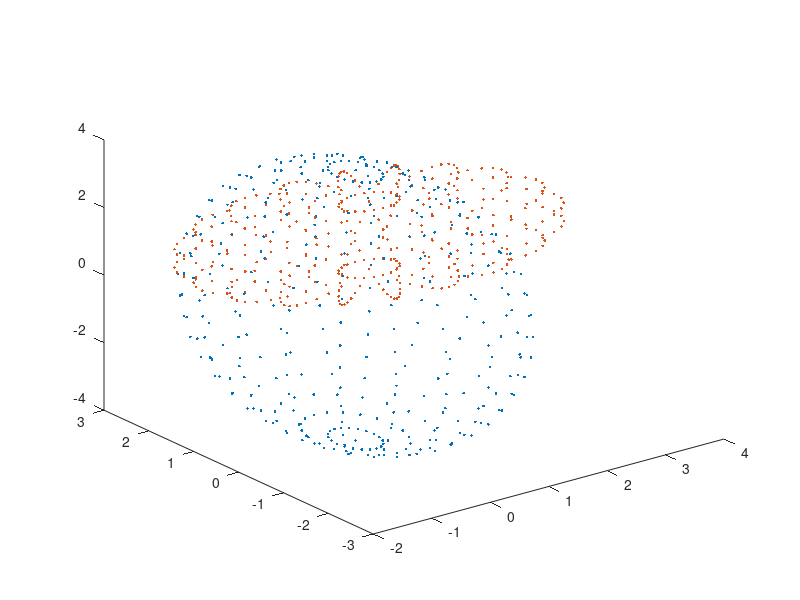
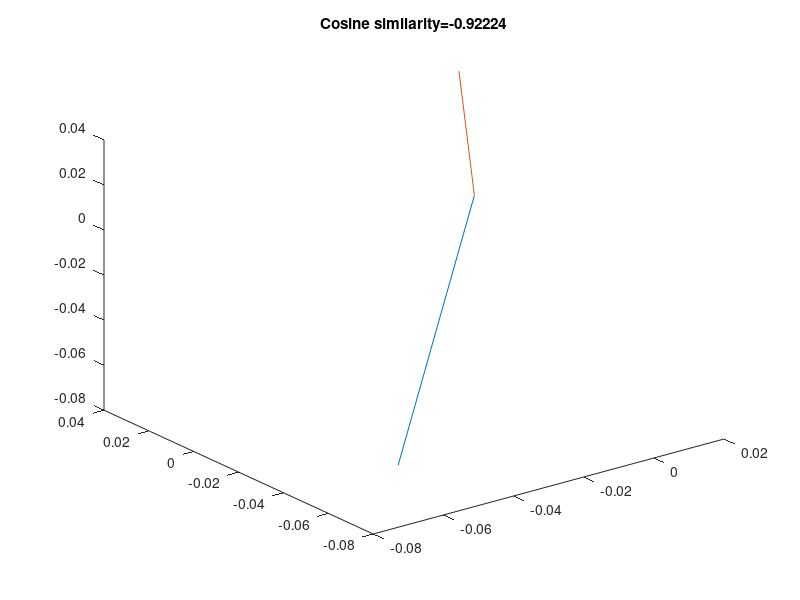

Reproduce these figures in MATLAB, in order. (Note: this script raises an error after producing the figures.)
clear all
clear
set(gcf,'color','w');

%                                                                              AIM 3: COSINE SIMILARITY
%create x,y,z data for two ellipsoids
[x1,y1,z1] = ellipsoid(0,0,0,2,3,4);
[x2,y2,z2] = ellipsoid(1,1,1,3,2,1);


x1 = reshape(x1,length(x1)*length(y1),1);
y1 = reshape(y1,length(y1)*length(y1),1);
z1 = reshape(z1,length(z1)*length(z1),1);

x2 = reshape(x2,length(x2)*length(x2),1);
y2 = reshape(y2,length(y2)*length(y2),1);
z2 = reshape(z2,length(z2)*length(z2),1);


%perform pca analysis on data
data = [x1,y1,z1]';
[coeff,score,latent] = pca(data);

data2 = [x2,y2, z2]';
[coeff2,score2,latent2] = pca(data2);

%generate two vectors
vec1 = [coeff(1,1),coeff(2,1),coeff(3,1) ];    
vec2 = [coeff2(1,1),coeff2(2,1),coeff2(3,1)]   ;

%calculate cosine similarity between them
cosSim = dot(vec1,vec2)/(norm(vec1)*norm(vec2));



%plot ellipsoids and pca vector
plot3(x1,y1,z1, '.')
hold on
plot3(x2,y2,z2, '.')

figure()
%plot the two vectors
plot3([0 vec1(1)],[0 vec1(2)],[0 vec1(3)])
hold on
plot3([0 vec2(1)],[0 vec2(2)],[0 vec2(3)])
title(strcat('Cosine similarity=',num2str(cosSim)))
hold off;

%%

%                                                                              AIM 3


clear 
close all

colors = [ rgb("LightCoral") ; rgb("ForestGreen") ; rgb("DarkGoldenrod") ; rgb("RoyalBlue") ];
legend_string = ["A ", "B", "C", "D"];
pos = 1;
lineChoice = '-';
titleName = 'Predicited vs True Ablation';

% Create a vector of normally distributed data between 0 and 8 mm
a = (2.1*randn(1000,1)-5) ;
b = (1*randn(50,1))+5 ;
distancesAll = [a;b];
% x = 0 + (8-0).*norm(1000,1);
% x = normrnd( 5, 0.75, 1000);




figure(1);
set(gcf,'color','w');
set(gca,'FontSize',18)
g = histogram(distancesAll, 'Normalization','pdf', 'BinWidth', 1, ...
    'FaceColor', colors(pos ,:) ,'FaceAlpha', .25 , 'EdgeAlpha', 1 );
title('Signed Distance to Agreement of Two 3D Objects');
xlabel('Distance (mmm)');
ylabel("Probability Density");
hold on 

Bin_Counts = g.BinCounts;
Bin_Counts = Bin_Counts./(sum(Bin_Counts));
Bin_Width = g.BinWidth;
Bin_Centres = g.BinEdges(2:end) - Bin_Width;


figure(2)
set(gcf,'color','w');
p = plot(Bin_Centres,Bin_Counts, 'Color',colors(pos ,:), 'LineWidth', 3 );
p.LineStyle = lineChoice;
title( titleName  , 'FontSize', 18);
xlabel('Signed Distance to Agreement (SDA_{P-T})   [mm]');
ylabel("Probability Density");  
%     legend_string = ["A ", "B", "C", "D"];
legend(legend_string,'AutoUpdate','off')
hold on


maxBin = [maxBin,  max(Bin_Counts)]; 



mindist = [mindist ,min(distancesAll) ];
maxdist = [maxdist, max(distancesAll) ];


width = max(maxdist) - min(mindist);

height = max(maxBin)*1.1; 
txt = ["Inside Tumor","Outside Tumor"];

text([-6.5, 2.0 ],[ height , height ],txt, 'FontSize', 14)
% text([-4.0, 1.5 ],[ height , height ],txt, 'FontSize', 14)

ylim([0, (height*1.1) ])
xlim([ (min(mindist)-1) , (max(maxdist)+1) ])
xline(0)        

hold off

%%

%                                                                              AIM 3: Create Cube
clear

figure()
P = [10,5,10] ;   % you center point 
L = [20,20,20] ;  % your cube dimensions 
O = P-L/2 ;       % Get the origin of cube so that P is at center 
plotcube(L,O,.1,rgb('SkyBlue'));   % use function plotcube 
% hold on
% plot3(P(1),P(2),P(3),'*k')
